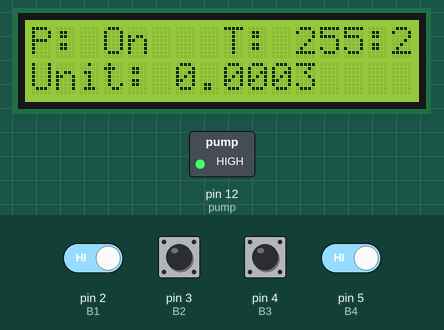
Simulated run of this sketch. Board: Arduino Uno, built with avr-gcc and run on an emulated ATmega328P. Shown: 16×2 character LCD, switched loads named in the sketch (green lamp = pin HIGH). The test bench sets the inputs (shaded band); at power-on: pin 2 (B1), pin 3 (B2), pin 4 (B3), pin 5 (B4) HIGH. EEPROM starts erased.

Above: at 2.5 s.
2.6 s: pin 2 (B1) driven LOW and pin 5 (B4) driven LOW
5.6 s: pin 5 (B4) driven HIGH
At 7.0 s:
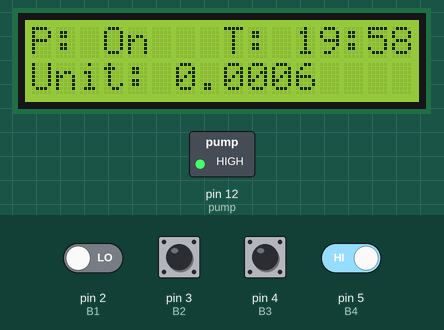
7.1 s: pin 5 (B4) driven LOW
At 11.3 s:
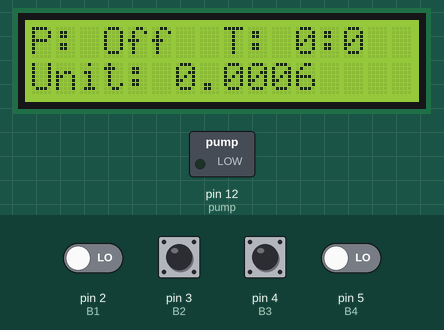
Timing chart, 0 to 12.8 s (numbered marks = the images above; inputs shaded):
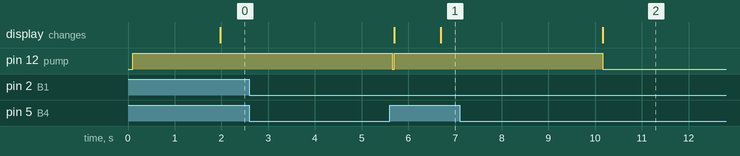

Measured:
- after the input at 2.6 s, every drawn part: stays the same
- after the input at 5.6 s, the display: first changes after 0.10 s (image 1 shows a later state)
- after the input at 7.1 s, pin 12 (pump): HIGH → LOW after 3.1 s; the display: changes after 3.1 s (image 2)

The sketch:

waterTankCounter.ino
```cpp
#include <EEPROM.h>
#include <LiquidCrystal_I2C.h>
#include "PinChangeInterrupt.h"

#define longPressTime 3000
#define resetEEPROMTime 5000
#define EEPROM_Offset 0
#define T1 20 // timer 1 in minutes
#define T2 30 // timer 2 in minues
#define T3 40 // timer 3 in minutes
#define pumpWatt 1000.0 // watt of your pump
#define wattSec 3600000.0

#define B1 2
#define B2 3
#define B3 4
#define B4 5
#define pump 12

LiquidCrystal_I2C lcd(0x3F, 16, 2);
volatile bool B1P, B2P, B3P, B4P, pumpSwitch;
bool B1LP, B2LP, B3LP, B4LP, BLflag, resetEEPROM;
byte pumpTimeLeft;
int sec;
unsigned long timer, pumpTimer, totalTimeSec;
String unit;

void initialiseButtons() {
  B1P = false;
  B2P = false;
  B3P = false;
  B4P = false;
  B1LP = false;
  B2LP = false;
  B3LP = false;
  B4LP = false;
}

void buttonOne() {
  B1P = true;
}
void buttonTwo() {
  B2P = true;
}
void buttonThree() {
  B3P = true;
}
void buttonFour() {
  B4P = true;
}

void resetMemory() {  // unit counter reset
  EEPROM.write(EEPROM_Offset + 0, 0);
  EEPROM.write(EEPROM_Offset + 1, 0);
  EEPROM.write(EEPROM_Offset + 2, 0);
  EEPROM.write(EEPROM_Offset + 3, 0);
  EEPROM.write(EEPROM_Offset + 4, 0);
  EEPROM.write(EEPROM_Offset + 5, 0);
  EEPROM.write(EEPROM_Offset + 6, 0);
  EEPROM.write(EEPROM_Offset + 7, 0);
  EEPROM.write(EEPROM_Offset + 8, 0);
  EEPROM.write(EEPROM_Offset + 9, 0);
}

void initialisePump() {
  pumpTimeLeft = EEPROM.read(EEPROM_Offset + 0);
  sec = EEPROM.read(EEPROM_Offset + 1);
  if (sec > 0 || pumpTimeLeft > 0) {
    pumpTimer = millis();
    pumpSwitch = true;
  } else pumpTimer = 0;
}

void updateTotalTime() {  // called every second , add 2, 3, 4, 5, 6, 7, 8, 9
  byte add = EEPROM_Offset + 2, t;
  while (true) {
    if (EEPROM.read(add) >= 255) {
      EEPROM.write(add, 0);
      add = add + 1;
      continue;
    }
    t = EEPROM.read(add);
    EEPROM.write(add, t + 1);
    break;
  }
}

void getPumpUpTime() {
  totalTimeSec = (EEPROM.read(EEPROM_Offset + 3) * 255) + (EEPROM.read(EEPROM_Offset + 4) * 255) + (EEPROM.read(EEPROM_Offset + 5) * 255) + EEPROM.read(EEPROM_Offset + 2);
  unit = String(((((double)(totalTimeSec)) * pumpWatt) / wattSec), 4);
  //Serial.print("\nMotor has been runing for total: ");
  //Serial.print(totalTimeSec);
  //Serial.println(" seconds");
  //Serial.println("Total unit: " + unit);
}


void monitorPump() {
  if (sec > 0 || pumpTimeLeft > 0) {

    if ((millis() - pumpTimer) >= 1000) {
      sec--;  // 1 second elapsed
      updateTotalTime();
      if (pumpTimeLeft == 0 && sec <= 10) {
        BLflag = !BLflag;
        if (BLflag) lcd.backlight();
        else lcd.noBacklight();
      }
      EEPROM.write(EEPROM_Offset + 1, (byte)((sec <= -1) ? 59 : sec));
      pumpTimer = millis();
      if (sec <= -1) {  // 1 minute elapsed
        sec = 59;
        pumpTimeLeft--;
        EEPROM.write(EEPROM_Offset + 0, pumpTimeLeft);
      }
      getPumpUpTime();
      updateLCD();
    }
  } else {
    if (pumpSwitch) {
      pumpSwitch = false;
      getPumpUpTime();
      lcd.backlight();
      updateLCD();
    }
    pumpTimer = 0;
    sec = 0;
  }
}

void updateLCD() {
  lcd.clear();
  lcd.setCursor(0, 0);
  lcd.print("P: ");
  lcd.print((pumpSwitch) ? "On" : "Off");
  lcd.setCursor(8, 0);
  lcd.print("T: ");
  lcd.print(pumpTimeLeft);
  lcd.print(":");
  lcd.print(sec);
  lcd.setCursor(0, 1);
  lcd.print("Unit: " + unit);
}

void setup() {

  //Serial.begin(9600);

  pinMode(B1, INPUT_PULLUP);
  pinMode(B2, INPUT_PULLUP);
  pinMode(B3, INPUT_PULLUP);
  pinMode(B4, INPUT_PULLUP);
  pinMode(pump, OUTPUT);

  lcd.init();
  lcd.backlight();

  initialiseButtons();
  initialisePump();

  attachInterrupt(0, buttonOne, FALLING);
  attachInterrupt(1, buttonTwo, FALLING);
  attachPCINT(digitalPinToPCINT(B3), buttonThree, FALLING);
  attachPCINT(digitalPinToPCINT(B4), buttonFour, FALLING);
  //lcd.noBacklight();
  getPumpUpTime();
  updateLCD();
}
void loop() {


  monitorPump();

  if (pumpSwitch) digitalWrite(pump, HIGH);
  else digitalWrite(pump, LOW);

  if (B4P) {
    B4P = false;
    timer = millis();
    resetEEPROM = false;
    B4LP = false;
    while (!digitalRead(B4)) {
      if (pumpSwitch && (millis() - timer >= longPressTime)) {
        B4LP = true;
        break;
      }
      if (!pumpSwitch && (millis() - timer >= resetEEPROMTime)) {
        resetEEPROM = true;
        break;
      }
    }

    if (resetEEPROM) {
      lcd.clear();
      lcd.setCursor(2, 0);
      lcd.print("Reset EEPROM");
      lcd.setCursor(0, 1);
      lcd.print("Yes");
      lcd.setCursor(14, 1);
      lcd.print("No");
      while (!digitalRead(B4))
        ;
      while (true) {
        if (B1P) {
          B1P = false;
          lcd.clear();
          lcd.setCursor(0, 0);
          lcd.print("Deleting Memory!");
          resetMemory();
          delay(500);
          lcd.setCursor(3, 1);
          lcd.print("Successful");
          delay(1000);
          initialiseButtons();
          getPumpUpTime();
          updateLCD();
          break;
        }
        if (B3P) {
          B3P = false;
          getPumpUpTime();
          updateLCD();
          delay(200);
          initialiseButtons();
          break;
        }
      }
    }

    if (B4LP && pumpSwitch) {
      //Serial.println("Push Button Long Pressed!");
      pumpTimeLeft = 0;
      EEPROM.write(EEPROM_Offset + 0, 0);
      EEPROM.write(EEPROM_Offset + 1, 0);
      sec = 0;
      getPumpUpTime();
      updateLCD();
      monitorPump();
      if (pumpSwitch) digitalWrite(pump, HIGH);
      else digitalWrite(pump, LOW);
      while (!digitalRead(B4))
        ;
    }
  }


  if (B1P) {
    B1P = false;
    //Serial.println("Button 1 Pressed");

    if (!pumpSwitch) {
      pumpTimeLeft = T1 - 1;
      sec = 59;
      EEPROM.write(EEPROM_Offset + 0, pumpTimeLeft);
      EEPROM.write(EEPROM_Offset + 1, (byte)(sec));
      pumpSwitch = true;
      pumpTimer = millis();
    }
    getPumpUpTime();
    updateLCD();
  }

  if (B2P) {
    B2P = false;
    //Serial.println("Button 2 Pressed");

    if (!pumpSwitch) {
      pumpTimeLeft = T2 - 1;
      sec = 59;
      EEPROM.write(EEPROM_Offset + 0, pumpTimeLeft);
      EEPROM.write(EEPROM_Offset + 1, (byte)(sec));
      pumpSwitch = true;
      pumpTimer = millis();
    }
    getPumpUpTime();
    updateLCD();
  }

  if (B3P) {
    B3P = false;
    //Serial.println("Button 3 Pressed");

    if (!pumpSwitch) {
      pumpTimeLeft = T3 - 1;
      sec = 59;
      EEPROM.write(EEPROM_Offset + 0, pumpTimeLeft);
      EEPROM.write(EEPROM_Offset + 1, (byte)(sec));
      pumpSwitch = true;
      pumpTimer = millis();
    }
    getPumpUpTime();
    updateLCD();
  }
}
```
